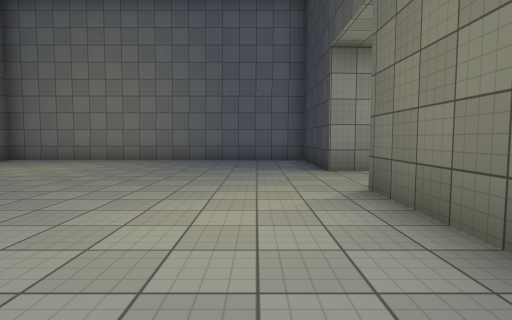
[1] (above)

16 first-person views from a walk through a Unity game level. The camera is 1.3 m above the floor, tilts 4° down and sees 80° across. The floor is counted in squares, 2 m on a side. Each view is taken from the middle of a square. On the plan, view 1 faces up. The plan holds only what a view shows up to about 10 squares ahead; the rest is blank. Some animated figures are left out. Surface patterns are stand-ins for the level's own textures.

[2]
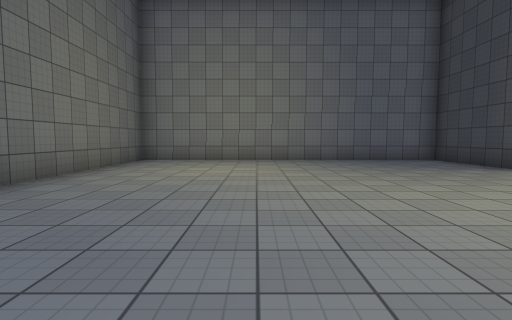

[3]
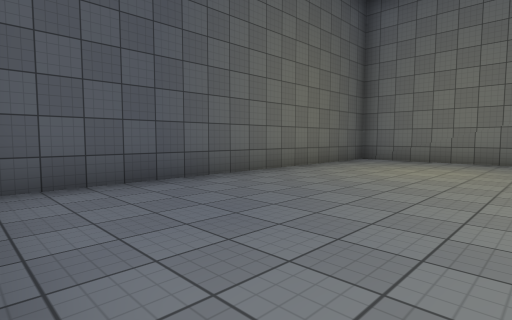

[4]
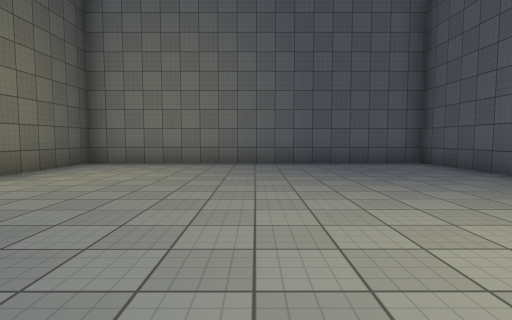

[5]
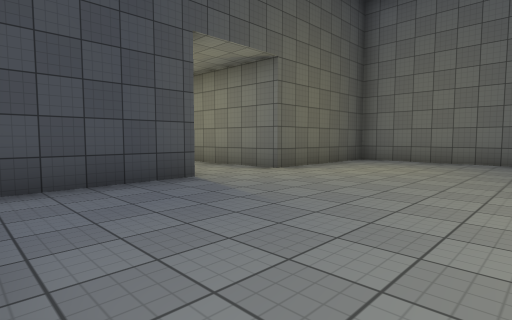

[6]
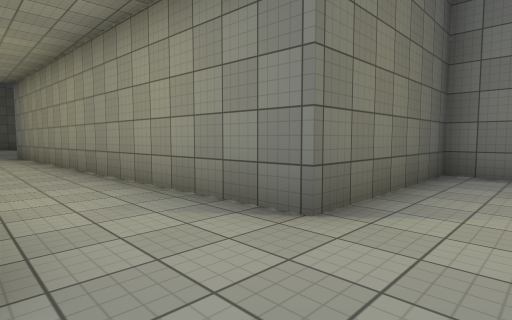

[7]
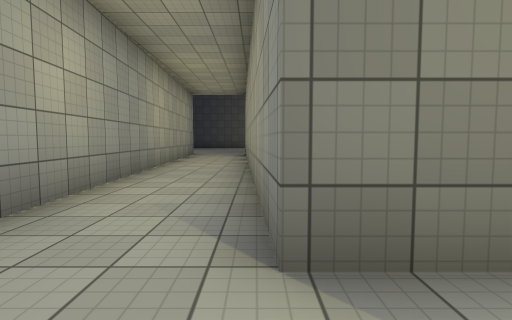

[8]
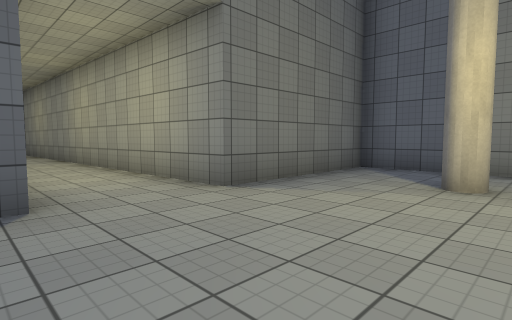

[9]
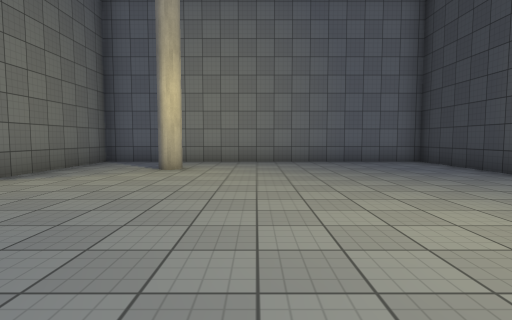

[10]
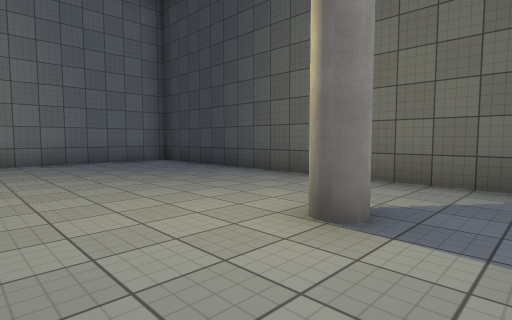

[11]
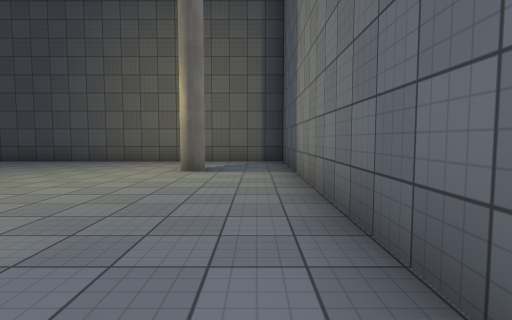

[12]
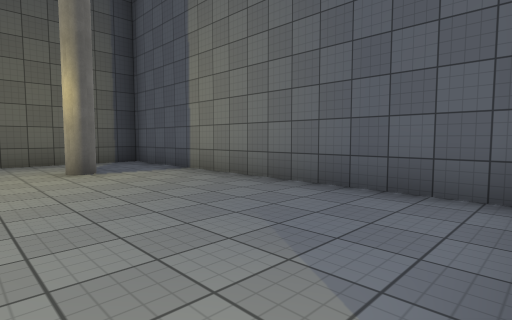

[13]
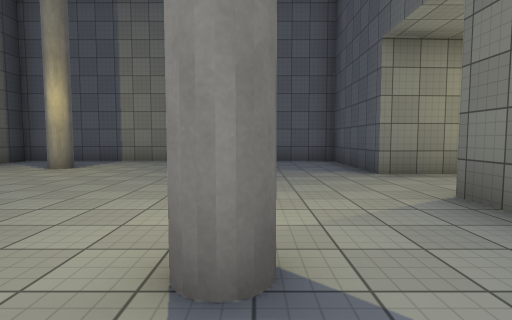

[14]
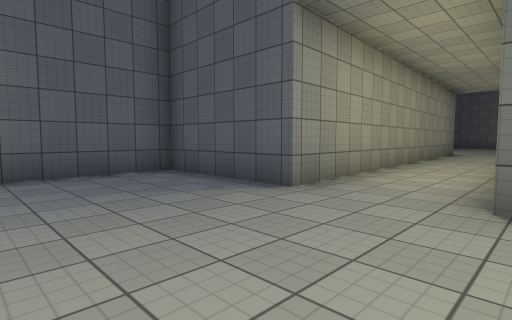

[15]
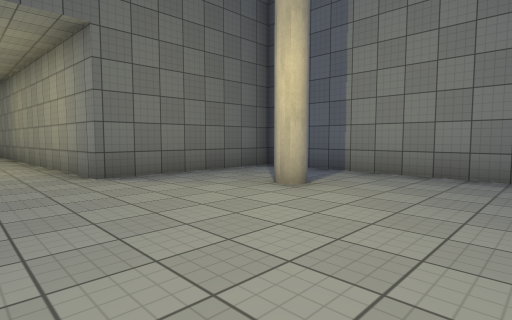

[16]
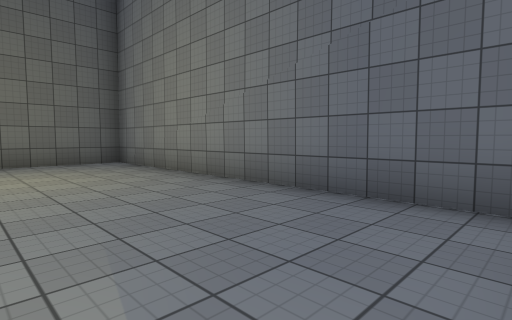

### Floor plan
Points are (right, up) in squares from view 1. A wall is a line through its corners. A room is listed if a view was taken in it or the views show most of it. See-through windows are left out.
Room 1 (views 1, 2, 3, 4, 5, 6, 7, 16)
walls: (3.4, 6.1) (1.4, 6) (1.4, 9.3) (-7.4, 9.2) (-7.4, -0.2) (1.4, -0.2) (1.4, 3.9) (3.6, 4)
ways out: opening at (4, 5) to room 2
Room 2 (views 8, 9, 10, 11, 12, 13, 14, 15)
walls: (3.6, 4) (12.8, 4.5) (12.8, 1.2) (21.7, 1.2) (21.7, 10.7) (12.8, 10.7) (12.8, 6.6) (3.4, 6.1)
ways out: opening at (4, 5) to room 1

Where each view was taken, in squares from view 1:
view 1: 0 up, 0 right, facing up
view 2: 0 up, 4 left, facing up
view 3: 0 up, 3 left, facing up-left
view 4: 8 up, 3 left, facing down
view 5: 9 up, 3 left, facing down-right
view 6: 6 up, 0 right, facing down-right
view 7: 4 up, 0 right, facing right
view 8: 4 up, 16 right, facing up-left
view 9: 2 up, 17 right, facing up
view 10: 2 up, 17 right, facing up-right
view 11: 2 up, 13 right, facing right
view 12: 5 up, 13 right, facing down-right
view 13: 10 up, 15 right, facing down
view 14: 7 up, 16 right, facing down-left
view 15: 5 up, 18 right, facing up-left
view 16: 6 up, 1 right, facing up-left
